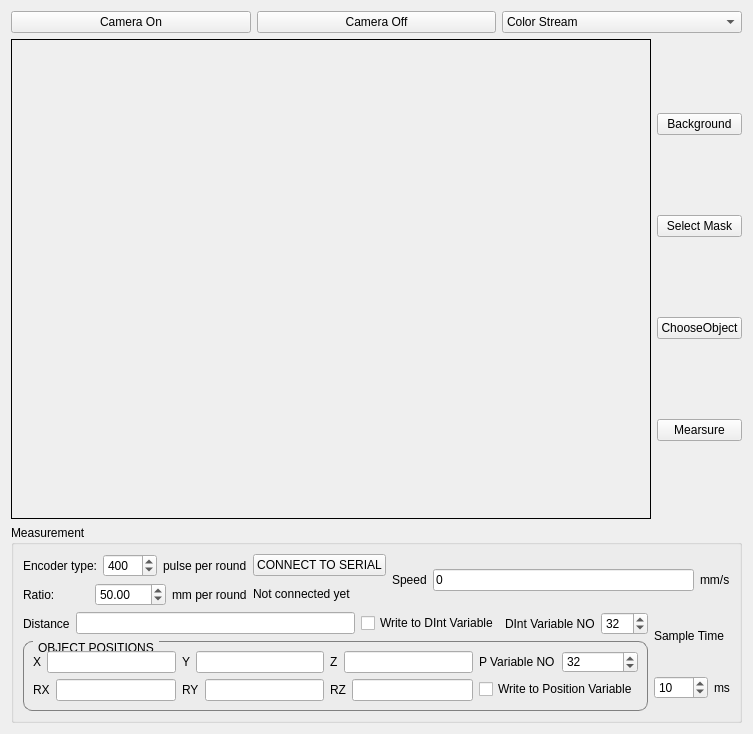
      <widget class="QWidget" name="tab_3">
       <attribute name="title">
        <string>Conveyor Tracking</string>
       </attribute>
       <layout class="QVBoxLayout" name="verticalLayout_20">
        <item>
         <layout class="QVBoxLayout" name="verticalLayout_19">
          <item>
           <layout class="QHBoxLayout" name="horizontalLayout_23">
            <item>
             <widget class="QPushButton" name="CameraOn_Button">
              <property name="text">
               <string>Camera On</string>
              </property>
             </widget>
            </item>
            <item>
             <widget class="QPushButton" name="CameraOff_Button">
              <property name="text">
               <string>Camera Off</string>
              </property>
             </widget>
            </item>
            <item>
             <widget class="QComboBox" name="StreamOption_comboBox">
              <item>
               <property name="text">
                <string>Color Stream</string>
               </property>
              </item>
              <item>
               <property name="text">
                <string>Depth Stream</string>
               </property>
              </item>
             </widget>
            </item>
           </layout>
          </item>
          <item>
           <layout class="QHBoxLayout" name="horizontalLayout_44">
            <item>
             <widget class="QLabel" name="CameraFrame">
              <property name="minimumSize">
               <size>
                <width>640</width>
                <height>480</height>
               </size>
              </property>
              <property name="frameShape">
               <enum>QFrame::Box</enum>
              </property>
              <property name="lineWidth">
               <number>1</number>
              </property>
              <property name="midLineWidth">
               <number>0</number>
              </property>
              <property name="text">
               <string/>
              </property>
             </widget>
            </item>
            <item>
             <layout class="QVBoxLayout" name="verticalLayout_12">
              <item>
               <widget class="QPushButton" name="Background_Button">
                <property name="text">
                 <string>Background</string>
                </property>
               </widget>
              </item>
              <item>
               <widget class="QPushButton" name="Mask_Button">
                <property name="text">
                 <string>Select Mask</string>
                </property>
               </widget>
              </item>
              <item>
               <widget class="QPushButton" name="ChooseObject_Button">
                <property name="text">
                 <string>ChooseObject</string>
                </property>
               </widget>
              </item>
              <item>
               <widget class="QPushButton" name="Size_Button">
                <property name="text">
                 <string>Mearsure</string>
                </property>
               </widget>
              </item>
             </layout>
            </item>
           </layout>
          </item>
         </layout>
        </item>
        <item>
         <widget class="QGroupBox" name="groupBox">
          <property name="title">
           <string>Measurement</string>
          </property>
          <layout class="QVBoxLayout" name="verticalLayout_18">
           <item>
            <layout class="QHBoxLayout" name="horizontalLayout_47">
             <property name="sizeConstraint">
              <enum>QLayout::SetDefaultConstraint</enum>
             </property>
             <item>
              <layout class="QVBoxLayout" name="verticalLayout_14">
               <item>
                <layout class="QHBoxLayout" name="horizontalLayout_36">
                 <item>
                  <widget class="QLabel" name="label_8">
                   <property name="text">
                    <string>Encoder type:</string>
                   </property>
                  </widget>
                 </item>
                 <item>
                  <widget class="QSpinBox" name="spinBoxEncoderType">
                   <property name="minimum">
                    <number>100</number>
                   </property>
                   <property name="maximum">
                    <number>2000</number>
                   </property>
                   <property name="value">
                    <number>400</number>
                   </property>
                  </widget>
                 </item>
                 <item>
                  <widget class="QLabel" name="label_9">
                   <property name="text">
                    <string>pulse per round</string>
                   </property>
                  </widget>
                 </item>
                </layout>
               </item>
               <item>
                <layout class="QHBoxLayout" name="horizontalLayout_37">
                 <item>
                  <widget class="QLabel" name="label_12">
                   <property name="text">
                    <string>Ratio:</string>
                   </property>
                  </widget>
                 </item>
                 <item>
                  <widget class="QDoubleSpinBox" name="doubleSpinBoxRatio">
                   <property name="decimals">
                    <number>2</number>
                   </property>
                   <property name="minimum">
                    <double>10.000000000000000</double>
                   </property>
                   <property name="maximum">
                    <double>1000.000000000000000</double>
                   </property>
                   <property name="singleStep">
                    <double>0.010000000000000</double>
                   </property>
                   <property name="value">
                    <double>50.000000000000000</double>
                   </property>
                  </widget>
                 </item>
                 <item>
                  <widget class="QLabel" name="label_3">
                   <property name="text">
                    <string>mm per round</string>
                   </property>
                  </widget>
                 </item>
                </layout>
               </item>
              </layout>
             </item>
             <item>
              <layout class="QHBoxLayout" name="horizontalLayout_35">
               <item>
                <layout class="QVBoxLayout" name="verticalLayout_13">
                 <item>
                  <widget class="QPushButton" name="pushButtonConnectSerial">
                   <property name="text">
                    <string>CONNECT TO SERIAL</string>
                   </property>
                  </widget>
                 </item>
                 <item>
                  <widget class="QLabel" name="labelSerialStatus">
                   <property name="text">
                    <string>Not connected yet</string>
                   </property>
                  </widget>
                 </item>
                </layout>
               </item>
               <item>
                <layout class="QHBoxLayout" name="horizontalLayout_38">
                 <item>
                  <widget class="QLabel" name="label_5">
                   <property name="text">
                    <string>Speed</string>
                   </property>
                  </widget>
                 </item>
                 <item>
                  <widget class="QLineEdit" name="lineEditSpeed">
                   <property name="text">
                    <string>0</string>
                   </property>
                  </widget>
                 </item>
                 <item>
                  <widget class="QLabel" name="label_6">
                   <property name="text">
                    <string>mm/s</string>
                   </property>
                  </widget>
                 </item>
                </layout>
               </item>
              </layout>
             </item>
            </layout>
           </item>
           <item>
            <layout class="QHBoxLayout" name="horizontalLayout_43">
             <item>
              <layout class="QVBoxLayout" name="verticalLayout_17">
               <item>
                <layout class="QHBoxLayout" name="horizontalLayout_39">
                 <item>
                  <widget class="QLabel" name="label_15">
                   <property name="text">
                    <string>Distance</string>
                   </property>
                  </widget>
                 </item>
                 <item>
                  <widget class="QLineEdit" name="lineEditDistance"/>
                 </item>
                 <item>
                  <widget class="QCheckBox" name="checkBoxWriteDint">
                   <property name="text">
                    <string>Write to DInt Variable</string>
                   </property>
                  </widget>
                 </item>
                 <item>
                  <widget class="QLabel" name="label_17">
                   <property name="text">
                    <string>DInt Variable NO</string>
                   </property>
                  </widget>
                 </item>
                 <item>
                  <widget class="QSpinBox" name="spinBoxDIntNO">
                   <property name="minimum">
                    <number>0</number>
                   </property>
                   <property name="maximum">
                    <number>100</number>
                   </property>
                   <property name="value">
                    <number>32</number>
                   </property>
                  </widget>
                 </item>
                </layout>
               </item>
               <item>
                <widget class="QGroupBox" name="groupBox_4">
                 <property name="sizePolicy">
                  <sizepolicy hsizetype="Preferred" vsizetype="Preferred">
                   <horstretch>0</horstretch>
                   <verstretch>0</verstretch>
                  </sizepolicy>
                 </property>
                 <property name="styleSheet">
                  <string notr="true">QGroupBox {
    border: 1px solid gray;
    border-radius: 9px;
    margin-top: 0.5em;
}

QGroupBox::title {
    subcontrol-origin: margin;
    left: 10px;
    padding: 0 3px 0 3px;
}</string>
                 </property>
                 <property name="title">
                  <string>OBJECT POSITIONS</string>
                 </property>
                 <layout class="QHBoxLayout" name="horizontalLayout_46">
                  <item>
                   <layout class="QVBoxLayout" name="verticalLayout_15">
                    <item>
                     <layout class="QHBoxLayout" name="horizontalLayout_41">
                      <item>
                       <layout class="QHBoxLayout" name="horizontalLayout_29">
                        <item>
                         <widget class="QLabel" name="label_23">
                          <property name="text">
                           <string>X</string>
                          </property>
                         </widget>
                        </item>
                        <item>
                         <widget class="QLineEdit" name="lineEditX_2">
                          <property name="alignment">
                           <set>Qt::AlignCenter</set>
                          </property>
                          <property name="readOnly">
                           <bool>true</bool>
                          </property>
                         </widget>
                        </item>
                       </layout>
                      </item>
                      <item>
                       <layout class="QHBoxLayout" name="horizontalLayout_30">
                        <item>
                         <widget class="QLabel" name="label_26">
                          <property name="text">
                           <string>Y</string>
                          </property>
                         </widget>
                        </item>
                        <item>
                         <widget class="QLineEdit" name="lineEditY_2">
                          <property name="alignment">
                           <set>Qt::AlignCenter</set>
                          </property>
                          <property name="readOnly">
                           <bool>true</bool>
                          </property>
                         </widget>
                        </item>
                       </layout>
                      </item>
                      <item>
                       <layout class="QHBoxLayout" name="horizontalLayout_31">
                        <item>
                         <widget class="QLabel" name="label_29">
                          <property name="text">
                           <string>Z</string>
                          </property>
                         </widget>
                        </item>
                        <item>
                         <widget class="QLineEdit" name="lineEditZ_2">
                          <property name="alignment">
                           <set>Qt::AlignCenter</set>
                          </property>
                          <property name="readOnly">
                           <bool>true</bool>
                          </property>
                         </widget>
                        </item>
                       </layout>
                      </item>
                     </layout>
                    </item>
                    <item>
                     <layout class="QHBoxLayout" name="horizontalLayout_45">
                      <item>
                       <layout class="QHBoxLayout" name="horizontalLayout_32">
                        <item>
                         <widget class="QLabel" name="label_32">
                          <property name="text">
                           <string>RX</string>
                          </property>
                         </widget>
                        </item>
                        <item>
                         <widget class="QLineEdit" name="lineEditRX_2">
                          <property name="alignment">
                           <set>Qt::AlignCenter</set>
                          </property>
                          <property name="readOnly">
                           <bool>true</bool>
                          </property>
                         </widget>
                        </item>
                       </layout>
                      </item>
                      <item>
                       <layout class="QHBoxLayout" name="horizontalLayout_33">
                        <item>
                         <widget class="QLabel" name="label_35">
                          <property name="text">
                           <string>RY</string>
                          </property>
                         </widget>
                        </item>
                        <item>
                         <widget class="QLineEdit" name="lineEditRY_2">
                          <property name="alignment">
                           <set>Qt::AlignCenter</set>
                          </property>
                          <property name="readOnly">
                           <bool>true</bool>
                          </property>
                         </widget>
                        </item>
                       </layout>
                      </item>
                      <item>
                       <layout class="QHBoxLayout" name="horizontalLayout_34">
                        <item>
                         <widget class="QLabel" name="label_38">
                          <property name="text">
                           <string>RZ</string>
                          </property>
                         </widget>
                        </item>
                        <item>
                         <widget class="QLineEdit" name="lineEditRZ_2">
                          <property name="alignment">
                           <set>Qt::AlignCenter</set>
                          </property>
                          <property name="readOnly">
                           <bool>true</bool>
                          </property>
                         </widget>
                        </item>
                       </layout>
                      </item>
                     </layout>
                    </item>
                   </layout>
                  </item>
                  <item>
                   <layout class="QVBoxLayout" name="verticalLayout_21">
                    <item>
                     <layout class="QHBoxLayout" name="horizontalLayout_40">
                      <item>
                       <widget class="QLabel" name="label_18">
                        <property name="text">
                         <string>P Variable NO</string>
                        </property>
                       </widget>
                      </item>
                      <item>
                       <widget class="QSpinBox" name="spinBoxPVariableNO">
                        <property name="minimum">
                         <number>0</number>
                        </property>
                        <property name="maximum">
                         <number>100</number>
                        </property>
                        <property name="value">
                         <number>32</number>
                        </property>
                       </widget>
                      </item>
                     </layout>
                    </item>
                    <item>
                     <widget class="QCheckBox" name="checkBoxWritePVar">
                      <property name="text">
                       <string>Write to Position Variable</string>
                      </property>
                     </widget>
                    </item>
                   </layout>
                  </item>
                 </layout>
                </widget>
               </item>
              </layout>
             </item>
             <item>
              <layout class="QVBoxLayout" name="verticalLayout_16">
               <item>
                <widget class="QLabel" name="label_20">
                 <property name="text">
                  <string>Sample Time</string>
                 </property>
                </widget>
               </item>
               <item>
                <layout class="QHBoxLayout" name="horizontalLayout_42">
                 <item>
                  <widget class="QSpinBox" name="spinBoxSampleTime">
                   <property name="minimum">
                    <number>5</number>
                   </property>
                   <property name="maximum">
                    <number>1000</number>
                   </property>
                   <property name="value">
                    <number>10</number>
                   </property>
                  </widget>
                 </item>
                 <item>
                  <widget class="QLabel" name="label_21">
                   <property name="text">
                    <string>ms</string>
                   </property>
                  </widget>
                 </item>
                </layout>
               </item>
              </layout>
             </item>
            </layout>
           </item>
          </layout>
         </widget>
        </item>
       </layout>
      </widget>
